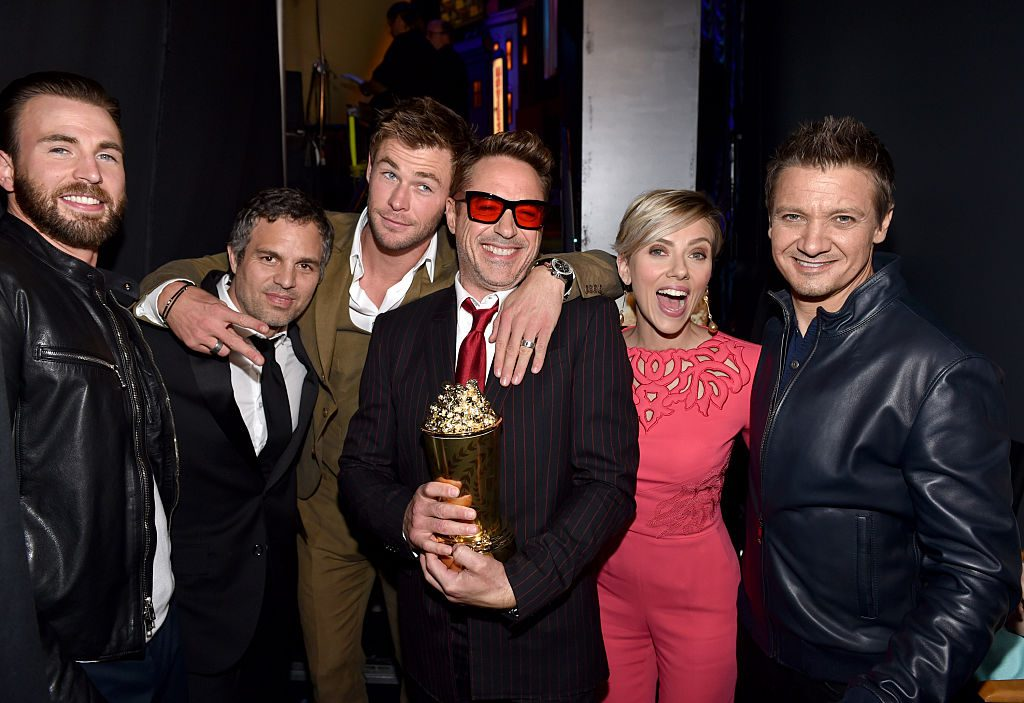
#> input picture Model/Testing_set/Cast-Endgame-1024x703.jpg, 1024 x 703 px; its folder holds only this picture in this run
$ python -i util.py   (imports and definitions only)
#> lines starting #> are read from the running program, lines starting #| are printed output that depends on the picture
#> further down, picture is the input picture: shape (703, 1024, 3); mean B, G, R 44.6, 42.6, 59.7
import base64
import joblib
import numpy as np
import json
import cv2
import pywt

__class_name_to_num = None
__class_num_to_name = None
__mlp_model = None

# [33 lines left out: functions classify_img, w2d, not called in this run]

def crop_img(img):
    cropped_faces = []
    face_cascade = cv2.CascadeClassifier('../opencv_haarcascades/haarcascade_frontalface_default.xml')
    eye_cascade = cv2.CascadeClassifier('../opencv_haarcascades/haarcascade_eye.xml')
    gray = cv2.cvtColor(img, cv2.COLOR_BGR2GRAY)
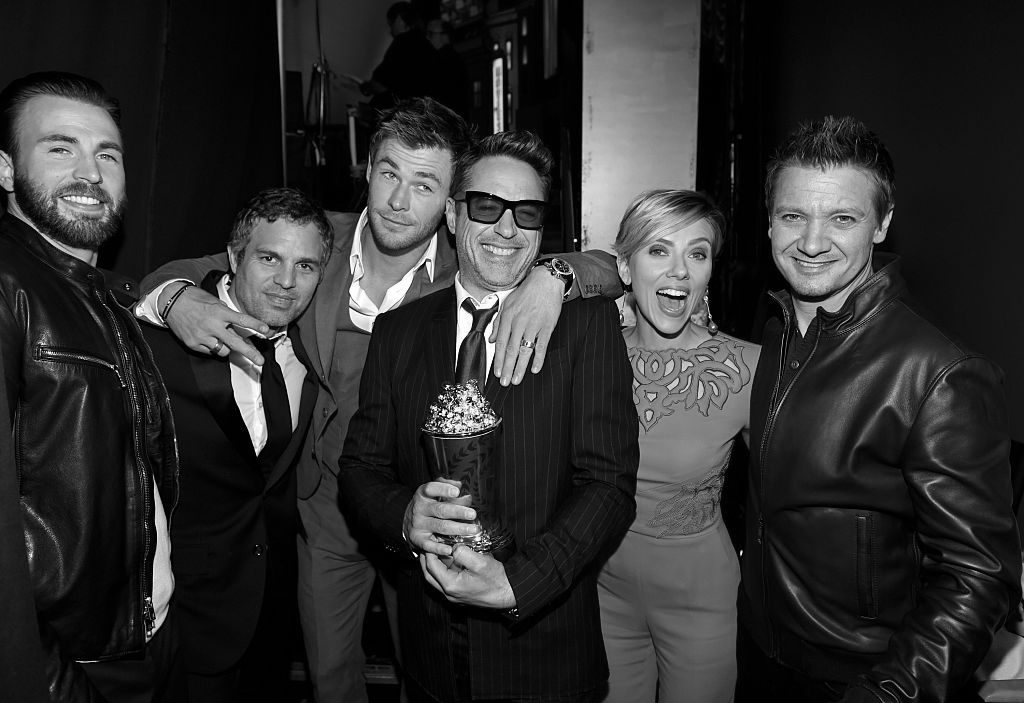
#> gray: shape (703, 1024); min 0, max 255, mean 47.9
    faces = face_cascade.detectMultiScale(gray, 1.3, 5)
#> faces = [[913, 406, 67, 67], [627, 215, 100, 100], [239, 225, 95, 95], [20, 101, 126, 126], [757, 171, 121, 121], [442, 165, 122, 122]]

    for (x,y,w,h) in faces:
        crop_img = img[y:y+h, x:x+w]
        crop_gray = gray[y:y+h, x:x+w]
        eyes = eye_cascade.detectMultiScale(crop_gray)
        if len(eyes) >= 2:
            cropped_faces += [crop_img]
#> this loop made 6 passes
#> (x, y, w, h, eyes) on passes 2 to 5: (627, 215, 100, 100, [[18, 24, 24, 24], [57, 26, 26, 26]]), (239, 225, 95, 95, [[15, 19, 29, 29], [52, 28, 26, 26]]), (20, 101, 126, 126, [[73, 45, 23, 23]]), (757, 171, 121, 121, [[73, 34, 28, 28], [22, 33, 26, 26]])
#> pass 1, in crop_img, `crop_img = img[y:y+h, x:x+w]`:
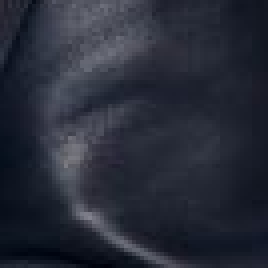
#> crop_img: shape (67, 67, 3) (shown 4 times larger); mean B, G, R 56, 43.6, 39.7
#> pass 2, in crop_img, `crop_img = img[y:y+h, x:x+w]`:
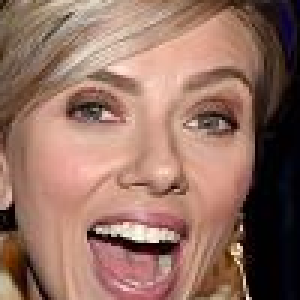
#> crop_img: shape (100, 100, 3) (shown 3 times larger); mean B, G, R 98.1, 111.7, 147.8
#> pass 2, in crop_img, `crop_gray = gray[y:y+h, x:x+w]`:
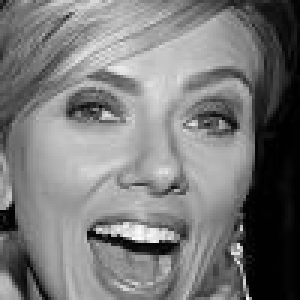
#> crop_gray: shape (100, 100) (shown 3 times larger); min 0, max 253, mean 120.9
#> after the loop:
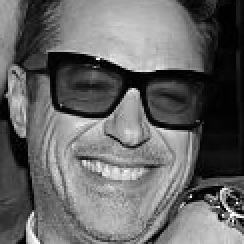
#> crop_gray: shape (122, 122) (shown 2 times larger); min 0, max 255, mean 102.4
#> after the loop, cropped_faces = 3 items
    return cropped_faces

# [21 lines left out: functions base64_string_to_cv2image, load_artifacts, not called in this run]

# [6 lines of commented-out code are left out]

>>> import cv2
>>> picture = cv2.imread('../../Model/Testing_set/Cast-Endgame-1024x703.jpg')
>>> result = crop_img(picture)
#> result = 3 items
